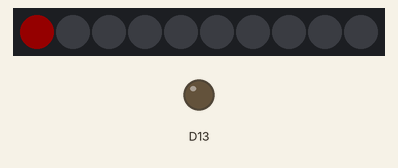
This sketch was run on a simulated Adafruit Circuit Playground Express. Shown: 10 RGB LEDs in strip order, left to right, output pins drawn as LEDs (lit = HIGH). Dim RGB values are drawn brighter than linear.

Above: at 0.1 s.
At 2.1 s:
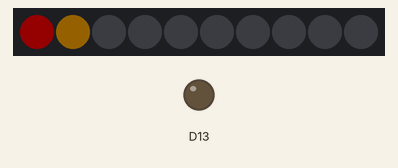
At 4.1 s:
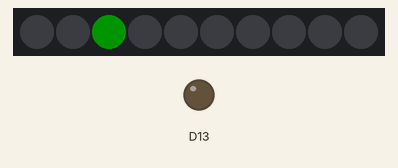
At 6.1 s:
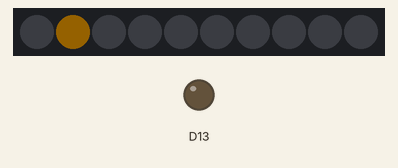

The sketch:

Traffic_Lights.ino
```cpp
#include <Adafruit_CircuitPlayground.h>

void setup() {
  // put your setup code here, to run once:
  CircuitPlayground.begin();
  CircuitPlayground.clearPixels();
}

void loop() {
  // put your main code here, to run repeatedly:
  CircuitPlayground.setPixelColor(0, 255, 0, 0);    //Turn LED 0 to red
  delay(2000);
  CircuitPlayground.setPixelColor(1, 255, 165, 0);  //Turn LED 1 to orange
  delay(2000);
  CircuitPlayground.setPixelColor(0, 0, 0, 0);      //Turn LED 0 off
  CircuitPlayground.setPixelColor(1, 0, 0, 0);      //Turn LED 1 off
  CircuitPlayground.setPixelColor(2, 0, 255, 0);    //Turn LED 2 to green
  delay(2000);
  CircuitPlayground.setPixelColor(2, 0, 0, 0);      //Turn LED 2 off
  CircuitPlayground.setPixelColor(1, 255, 165, 0);  //Turn LED 1 to orange
  delay(2000);
  CircuitPlayground.setPixelColor(1, 0, 0, 0);      //Turn LED 1 off
}
```

Measured:
- by itself, everything shown: repeats every 8.0 s, in 5 steps
- what the display in image 1 shows lasts 2.0 s, from 2.0 s to 4.0 s
